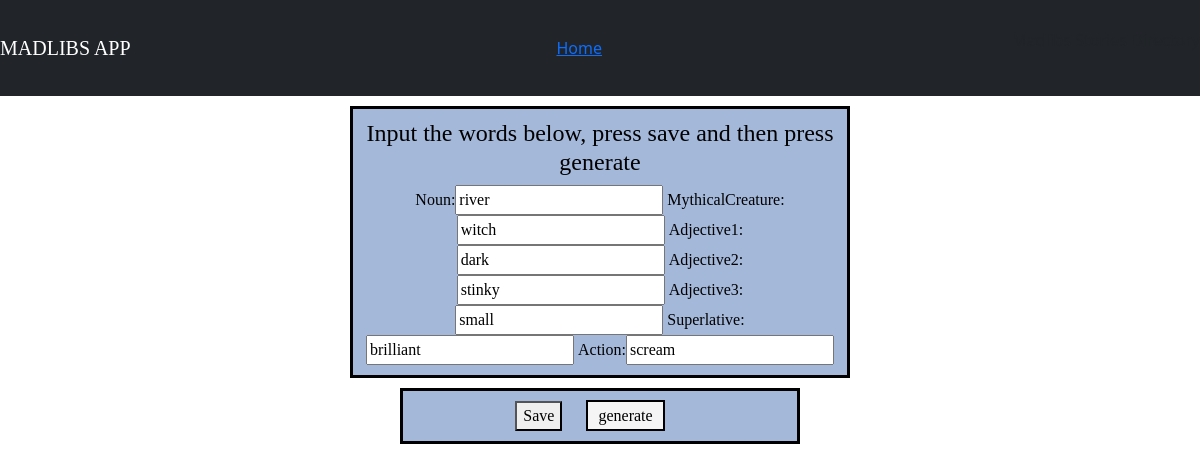
Page /story/haunt/1 on the committed database.
### story/models.py (models this page shows)
class Haunt(models.Model):
    noun = models.CharField(max_length=50)
    mythicalCreature = models.CharField(max_length=50)
    adjective1 = models.CharField(max_length=50)
    adjective2 = models.CharField(max_length=50)
    adjective3 = models.CharField(max_length=50)
    superlative = models.CharField(max_length=50)
    action = models.CharField(max_length=50)

### story/views.py (the view)
# urls.py: path('haunt/<int:id>', views.haunt_update, name="haunt_update"),
def haunt_update(request, id):
    item = Haunt.objects.get(id=id)
    form = HauntForm(request.POST or None, instance=item)
    if form.is_valid():
        form.save()
        return redirect('/story/haunt/1')
    return render(request, 'story/haunt-form.html', {'form':form, 'item':item})

### story/forms.py
class HauntForm(forms.ModelForm):
    class Meta:
        model = Haunt
        fields = ['noun', 'mythicalCreature', 'adjective1', 'adjective2',
                  'adjective3', 'superlative', 'action']

### story/templates/story/haunt-form.html (shortened to what this page needs)
{% extends 'story/base.html' %}
{% block body %}
<form method="POST">
    <div class="div-form" style="width:500px">
        <h4>Input the words below, press save and then press generate</h4>
        {{ form }}
    </div>
    <div class="save">
        <button type="submit">Save</button>
        <a class="generate" href="/story/haunt_story/1">generate</a>
    </div>
</form>
{% endblock %}

### story/static/story/style.css (style rules this page uses)
h4 { font-family: "Cooper Black" }
form { font-family: Calibri; }
div { color: black; border: solid black; text-align: center; margin: 20px 20px; padding: 10px; background-color: #E1F7FA; }
.save { background-color: #A4B8DA; width:400px; margin: 10px auto; }
.div-form { background-color: #A4B8DA; width: 200px; margin: 10px auto; }
.generate { border:black solid 2px; background-color: whitesmoke; color: black; padding: 5px 10px; text-decoration: none; margin: 20px; }

### rows in the picture
Haunt: noun "river", mythicalCreature "witch", adjective1 "dark", adjective2 "stinky", adjective3 "small", superlative "brilliant", action "scream"
